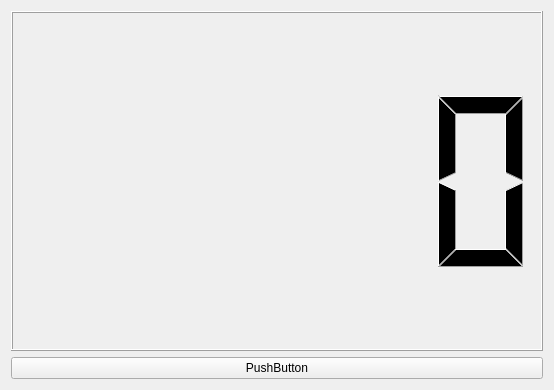
<?xml version="1.0" encoding="UTF-8"?>
<ui version="4.0">
 <class>Widget</class>
 <widget class="QWidget" name="Widget">
  <property name="geometry">
   <rect>
    <x>0</x>
    <y>0</y>
    <width>554</width>
    <height>390</height>
   </rect>
  </property>
  <property name="windowTitle">
   <string>Widget</string>
  </property>
  <layout class="QGridLayout" name="gridLayout">
   <item row="0" column="0">
    <widget class="QLCDNumber" name="lcdNumber"/>
   </item>
   <item row="1" column="0">
    <widget class="QPushButton" name="pushButton">
     <property name="text">
      <string>PushButton</string>
     </property>
    </widget>
   </item>
  </layout>
 </widget>
 <resources/>
 <connections/>
</ui>
